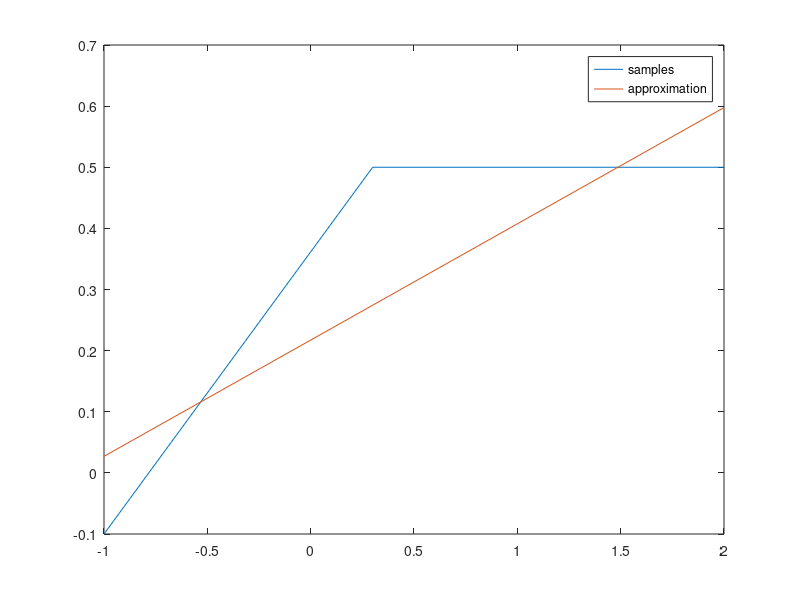
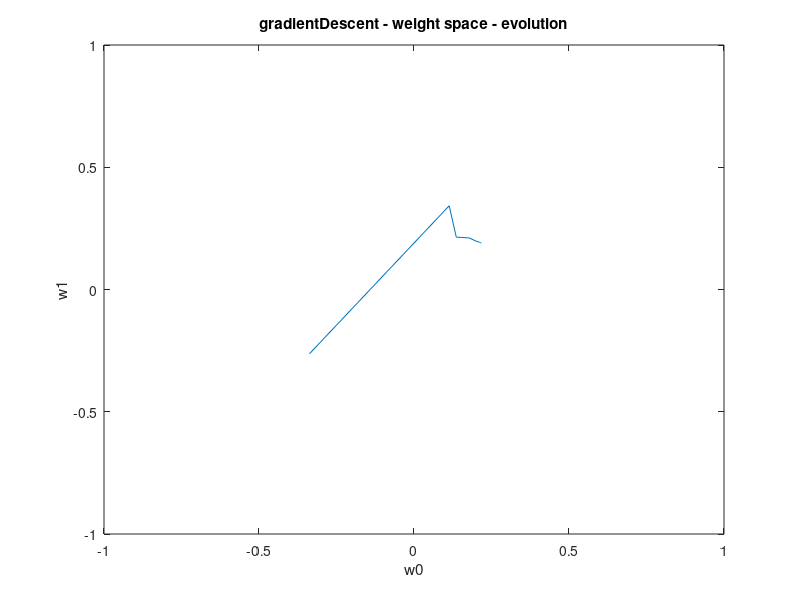
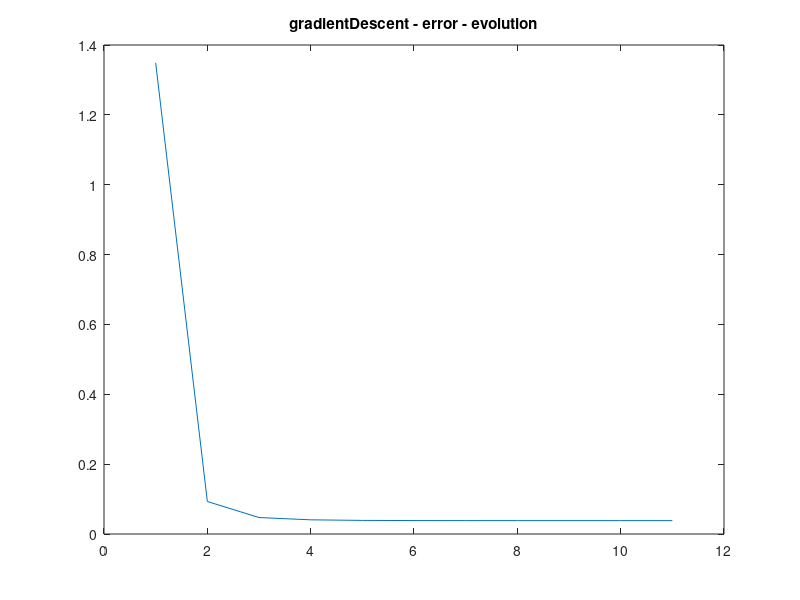
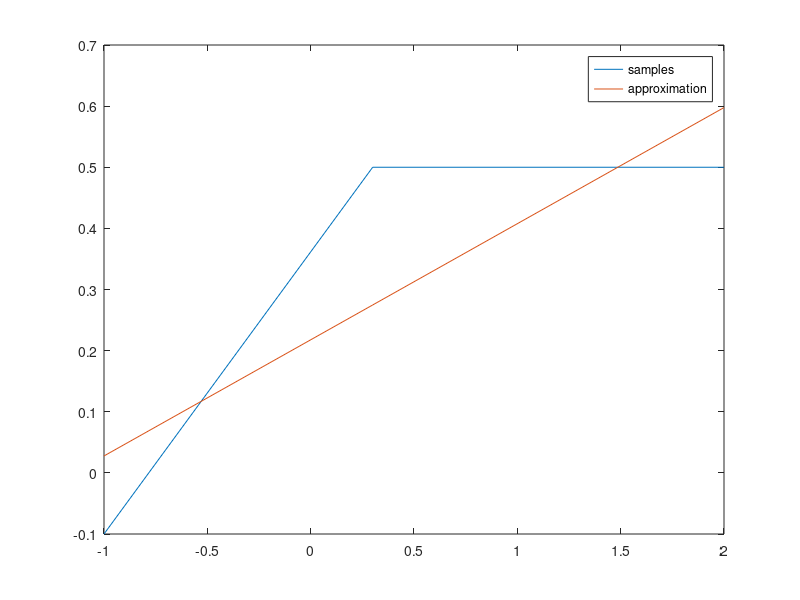

These figures' MATLAB source, in order:
#! /usr/bin/octave -qf

#
# Here we are comparing 3 different learning algorithms,
# demonstrated on a simple perceptron.
# i)   gradient decsent
# ii)  line-search
# iii) conjugate gradient descent
#


# X' = transposed(X)


# Weight vector: w[0=>threshold, 1=>input-weight]
global wInit = 0.5;
global w = [0.0; 0.0]

# Output vector: t[trainingSampleId]
global t = [-0.1, 0.5, 0.5]

# Input matrix: X[trainingSampleId][0=>bias, 1=>input]
global input = [-1.0, 0.3, 2.0]
global X = [1.0, 1.0, 1.0; input]


# the training error
function _Error = Error()
	global X
	global w
	global t
	_Error = 0.5 * sumsq(w' * X - t);
endfunction

# H = 2XX'
function _H = H()
	global X
	_H = 2 * X * X';
endfunction

# Returns the gradient for the current error
function _gradient = gradient()
	global w
	global X
	global t
	b = -2 * X * t';
	_gradient = H() * w + b;
endfunction

#################################

global w0
global w1
global e

function learn_init()
	global wInit;
	global w;
	global w0;
	global w1;
	global e;

	w(1) = unifrnd(-wInit, wInit);
	w(2) = unifrnd(-wInit, wInit);

	# save w0/1 for plotting
	w0 = [w(1)];
	w1 = [w(2)];

	e  = [Error()];
endfunction

# 1a) Gradient Descent
function learn_gradientDescent()
	global w;
	global w0;
	global w1;
	global e;

	iterations = 10;
	rate = 0.1;
	for i = 1:iterations
		g = gradient();
		w = w - rate * g;
		w0(end+1) = w(1);
		w1(end+1) = w(2);
		e(end+1)  = Error();
	endfor
endfunction

# 1b) Line search
function learn_lineSearch()
	global w;
	global w0;
	global w1;
	global e;

	iterations = 15;
	for i = 1:iterations
		g = gradient();
		alpha = - (g' * g) / (g' * H() * g);
		w = w + alpha * g;
		w0(end+1) = w(1);
		w1(end+1) = w(2);
		e(end+1)  = Error();
	endfor
endfunction

# 1c) Conjugate Gradient
function learn_conjugateGradient()
	global w;
	global w0;
	global w1;
	global e;

	gold = gradient();
	w = -gold;
	d = -gold;
	iterations = 2;
	for i = 1:iterations
		alpha = -(d' * gold) / (d' * H() * d);
		w = w + alpha * d;
		gnew = gradient();
		if (1 == 0)
			break;
		endif
		beta = -(gnew' * gnew) / (gold' * gold);
		d = gnew + beta * d;
		gold = gnew;

		w0(end+1) = w(1);
		w1(end+1) = w(2);
		e(end+1)  = Error();
	endfor
endfunction


function plotLearningResults(methodName)
	global input;
	global X;
	global t;
	global w;
	global w0;
	global w1;
	global e;

	# Plot the samples vs the approximation
	output = t
	approxOutput = w' * X
	title(strcat(methodName, " - target space - samples and approximation"))
	plot(input, [output; approxOutput])
	legend(["samples"; "approximation"]);
	print(strcat(methodName, "_approximation.png"), "-dpng")

	# Plot the weights evolution over the iteration steps
	plot(w0, w1)
	title(strcat(methodName, " - weight space - evolution"))
	xlabel("w0");
	ylabel("w1");
	w0Min = min(w0)
	w0Max = max(w0)
	w1Min = min(w1)
	w1Max = max(w1)
	wScaleMax = ceil(max([w0Max, w1Max]))
	wScaleMin = floor(min([w0Min, w1Min]))
	axis([wScaleMin wScaleMax wScaleMin wScaleMax])
	print(strcat(methodName, "_weightsEvolution.png"), "-dpng")

	# Plot the error evolution over the iteration steps
	plot(e)
	title(strcat(methodName, " - error - evolution"))
	print(strcat(methodName, "_errorsEvolution.png"), "-dpng")
endfunction


learn_init()
learn_gradientDescent()
plotLearningResults("gradientDescent")

learn_init()
learn_lineSearch()
plotLearningResults("lineSearch")

learn_init()
learn_conjugateGradient()
plotLearningResults("conjugateGradient")
